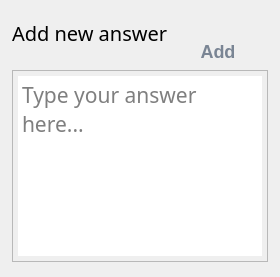
        <widget class="QWidget" name="addAPage">
         <layout class="QGridLayout" name="gridLayout_6" columnstretch="0,0">
          <property name="leftMargin">
           <number>12</number>
          </property>
          <property name="topMargin">
           <number>0</number>
          </property>
          <property name="rightMargin">
           <number>12</number>
          </property>
          <property name="bottomMargin">
           <number>15</number>
          </property>
          <property name="horizontalSpacing">
           <number>0</number>
          </property>
          <property name="verticalSpacing">
           <number>8</number>
          </property>
          <item row="0" column="0">
           <widget class="QLabel" name="addNewA">
            <property name="sizePolicy">
             <sizepolicy hsizetype="Fixed" vsizetype="Preferred">
              <horstretch>0</horstretch>
              <verstretch>0</verstretch>
             </sizepolicy>
            </property>
            <property name="minimumSize">
             <size>
              <width>100</width>
              <height>33</height>
             </size>
            </property>
            <property name="maximumSize">
             <size>
              <width>200</width>
              <height>0</height>
             </size>
            </property>
            <property name="font">
             <font>
              <family>Poppins</family>
              <pointsize>15</pointsize>
             </font>
            </property>
            <property name="text">
             <string>Add new answer</string>
            </property>
           </widget>
          </item>
          <item row="1" column="1" alignment="Qt::AlignmentFlag::AlignRight">
           <widget class="QPushButton" name="addAnswerBtn">
            <property name="sizePolicy">
             <sizepolicy hsizetype="Fixed" vsizetype="Fixed">
              <horstretch>0</horstretch>
              <verstretch>0</verstretch>
             </sizepolicy>
            </property>
            <property name="minimumSize">
             <size>
              <width>100</width>
              <height>0</height>
             </size>
            </property>
            <property name="maximumSize">
             <size>
              <width>0</width>
              <height>16777215</height>
             </size>
            </property>
            <property name="styleSheet">
             <string notr="true">QPushButton{
	color: #7A8594;
	border: none;
	font-family: &quot;poppins&quot;;
	font-weight: 500;
	font-size: 18px;
	/*background-color: #AF83FB;*/
	border-radius: 5px;
	text-align: center;
}</string>
            </property>
            <property name="text">
             <string>Add</string>
            </property>
            <property name="icon">
             <iconset>
              <normaloff>ic/add.svg</normaloff>ic/add.svg</iconset>
            </property>
            <property name="iconSize">
             <size>
              <width>34</width>
              <height>34</height>
             </size>
            </property>
           </widget>
          </item>
          <item row="2" column="0" colspan="2">
           <widget class="QTextEdit" name="addAInput">
            <property name="sizePolicy">
             <sizepolicy hsizetype="Expanding" vsizetype="Expanding">
              <horstretch>0</horstretch>
              <verstretch>0</verstretch>
             </sizepolicy>
            </property>
            <property name="font">
             <font>
              <family>Poppins</family>
              <pointsize>16</pointsize>
             </font>
            </property>
            <property name="styleSheet">
             <string notr="true">padding: 5px;</string>
            </property>
            <property name="overwriteMode">
             <bool>false</bool>
            </property>
            <property name="acceptRichText">
             <bool>false</bool>
            </property>
            <property name="placeholderText">
             <string>Type your answer here...</string>
            </property>
           </widget>
          </item>
         </layout>
        </widget>
